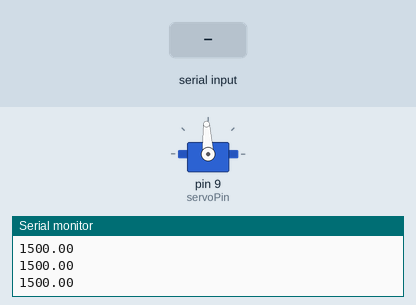
Simulated run of this sketch. Board: Arduino Uno, built with avr-gcc and run on an emulated ATmega328P. Shown: servo, the last lines printed to the serial monitor. The inputs (shaded band) are chosen by the test bench.

Above: at 2.2 s.
2.3 s: byte 119 ('w') received over Serial
At 3.9 s:
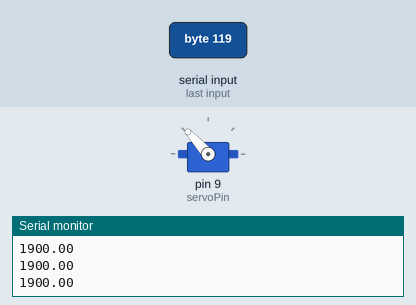
4.2 s: byte 115 ('s') received over Serial
At 6.2 s:
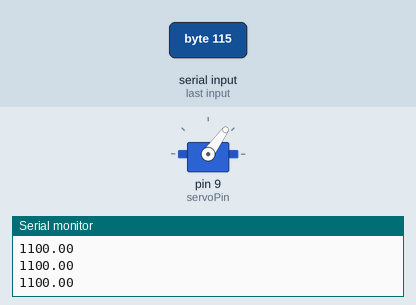
7.2 s: "w\n" received over Serial
At 8.0 s:
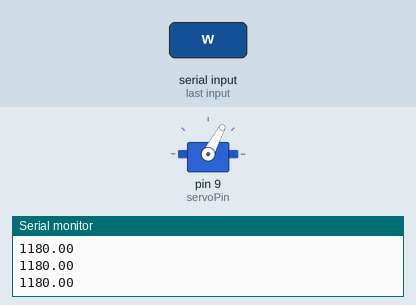
8.7 s: "s\n" received over Serial
At 9.1 s:
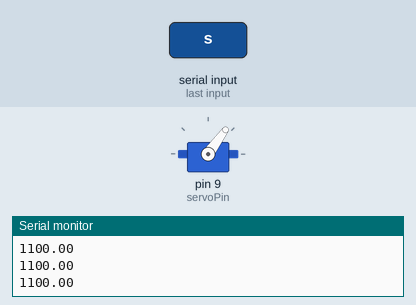
Timing chart, 0 to 11.2 s (numbered marks = the images above; inputs shaded):
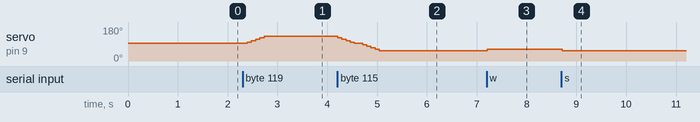

The sketch:

MotorTesting1.ino
```cpp
#include <Servo.h>

byte servoPin = 9;
Servo servo;

float Force = 0;
float Steps = 0.1;
char rx_byte = 0;

void setup() {

  Serial.begin(9600);
  servo.attach(servoPin);

  servo.writeMicroseconds(1500); // send "stop" signal to ESC.
  delay(1000); // delay to allow the ESC to recognize the stopped signal
}

void loop() {
  // Max Thrust in one direction is 5, so opposite direction is negative 5.
  rx_byte = Command();  //Calling for an input from serial monitor.
  switch(rx_byte){
    case 'w': {
      Force = Force + Steps;
      if(Force >= 5){
        Force = 5;
      }
      break;
    }
    case 's': {
      Force = Force - Steps;
        if(Force <= -5){
          Force = -5;
        }
      break;
    }
  }

  float Corresponding_Value = map(Force,-5,5,1100,1900);  //1500 is equal to zero, not on
  //Serial.print(Corresponding_Value);
  Serial.print(Corresponding_Value);
  Serial.print('\n');
  float signal = Corresponding_Value; // Set signal value, which should be between 1100 and 1900

  servo.writeMicroseconds(signal); // Send signal to ESC.

}

char Command() {        //Asks for  a serial input in the serial monitor.
    if (Serial.available() > 0) {
      rx_byte = Serial.read();
    }
    return rx_byte;
}
```

Measured:
- after the input at 2.3 s, servo on pin 9 (servoPin): moves from 93° to 132° over 0.34 s, starting after 0.09 s
- after the input at 4.2 s, servo on pin 9 (servoPin): moves from 132° to 54° over 0.83 s, starting at once
- after the input at 7.2 s, servo on pin 9 (servoPin): 54° → 62° at once
- after the input at 8.7 s, servo on pin 9 (servoPin): 62° → 54° at once
